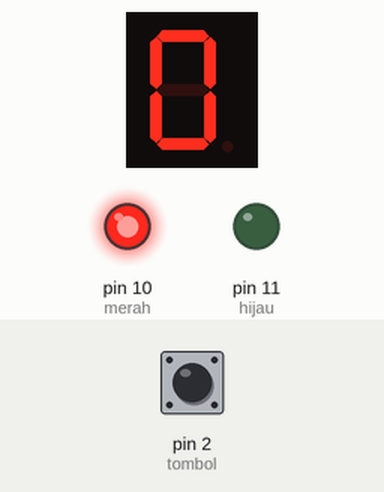
Recording of a sketch running on a simulated Arduino Uno, built with avr-gcc and run on an emulated ATmega328P. Parts: 1-digit seven-segment display, output pins drawn as LEDs (lit = HIGH). Wiring (from diagram.json): 1-digit 7-segment display, segments lit when HIGH: segments pin 3, pin 4, pin 5, pin 6, pin 7, pin 8, pin 9. Inputs (shaded band) come from the test bench; at power-on: pin 2 (tombol) HIGH. The segment pins are drawn as the display they are named for; pins used as bus, display or sensor lines are not drawn.

Above: at 1.2 s.
1.3 s: pin 2 (tombol) pulled LOW for 0.15 s
At 2.1 s:
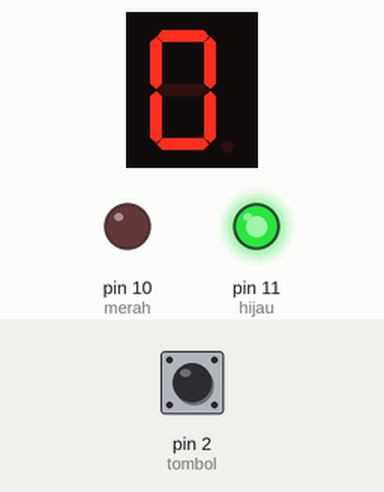
3.8 s: pin 2 (tombol) pulled LOW for 1 s
At 5.1 s:
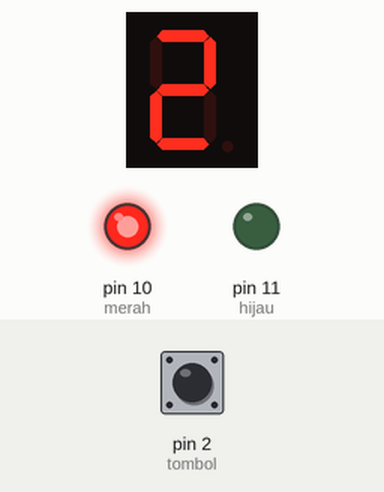
6.3 s: pin 2 (tombol) pulled LOW for 0.15 s
At 8.2 s:
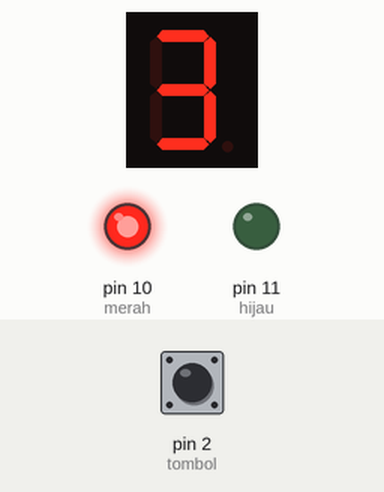
8.8 s: pin 2 (tombol) pulled LOW for 1 s
At 10.1 s:
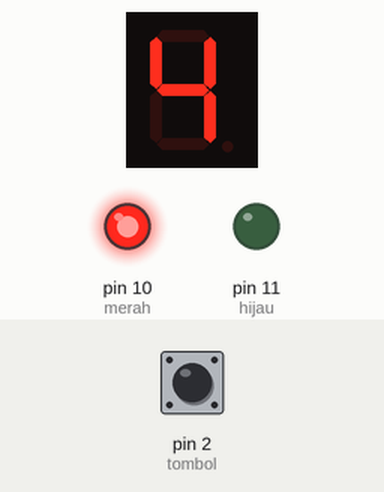
Timing chart, 0 to 11.8 s (numbered marks = the images above; inputs shaded):
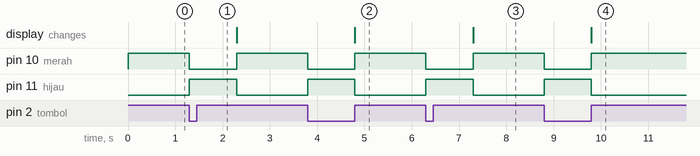

The sketch:

sketch.ino
```cpp
int tombol = 2;
int segA = 3;
int segB = 4;
int segC = 5;
int segD = 6;
int segE = 7;
int segF = 8;
int segG = 9;
int merah = 10;
int hijau = 11;

int mode = 0;

void setup() {
  pinMode(tombol, INPUT_PULLUP);
  pinMode(segA, OUTPUT);
  pinMode(segB, OUTPUT);
  pinMode(segC, OUTPUT);
  pinMode(segD, OUTPUT);
  pinMode(segE, OUTPUT);
  pinMode(segF, OUTPUT);
  pinMode(segG, OUTPUT);
  pinMode(merah, OUTPUT);
  pinMode(hijau, OUTPUT);

  digitalWrite(segA, LOW);
  digitalWrite(segB, LOW);
  digitalWrite(segC, LOW);
  digitalWrite(segD, LOW);
  digitalWrite(segE, LOW);
  digitalWrite(segF, LOW);
  digitalWrite(segG, LOW);
  digitalWrite(merah, HIGH);
  digitalWrite(hijau, LOW);
}

void loop() {
  if (digitalRead(tombol) == LOW) {

    // Ketika di pencet tombolnya maka hijau nyala
    digitalWrite(merah, LOW);
    digitalWrite(hijau, HIGH);

    // dan ketika di pencet juga menambahkan satu modenya
    mode = mode + 1;

    // jika lebih dari 9 maka kembali ke 0
    if (mode > 9) {
      mode = 0;
    }

  while (digitalRead(tombol) == HIGH) { }
  delay(1000);
  }

  else {
    digitalWrite(merah, HIGH);
    digitalWrite(hijau, LOW);
  }

  // Jalankan sesuai mode
  if (mode == 0) {
    digitalWrite(segA, HIGH);
    digitalWrite(segB, HIGH);
    digitalWrite(segC, HIGH);
    digitalWrite(segD, HIGH);
    digitalWrite(segE, HIGH);
    digitalWrite(segF, HIGH);
    digitalWrite(segG, LOW);
  }

  else if (mode == 1) {
    digitalWrite(segA, LOW);
    digitalWrite(segB, HIGH);
    digitalWrite(segC, HIGH);
    digitalWrite(segD, LOW);
    digitalWrite(segE, LOW);
    digitalWrite(segF, LOW);
    digitalWrite(segG, LOW);
  }

  else if (mode == 2) {
    digitalWrite(segA, HIGH);
    digitalWrite(segB, HIGH);
    digitalWrite(segC, LOW);
    digitalWrite(segD, HIGH);
    digitalWrite(segE, HIGH);
    digitalWrite(segF, LOW);
    digitalWrite(segG, HIGH);
  }

  else if (mode == 3) {
    digitalWrite(segA, HIGH);
    digitalWrite(segB, HIGH);
    digitalWrite(segC, HIGH);
    digitalWrite(segD, HIGH);
    digitalWrite(segE, LOW);
    digitalWrite(segF, LOW);
    digitalWrite(segG, HIGH);
  }

  else if (mode == 4) {
    digitalWrite(segA, LOW);
    digitalWrite(segB, HIGH);
    digitalWrite(segC, HIGH);
    digitalWrite(segD, LOW);
    digitalWrite(segE, LOW);
    digitalWrite(segF, HIGH);
    digitalWrite(segG, HIGH);
  }

  else if (mode == 5) {
    digitalWrite(segA, HIGH);
    digitalWrite(segB, LOW);
    digitalWrite(segC, HIGH);
    digitalWrite(segD, HIGH);
    digitalWrite(segE, LOW);
    digitalWrite(segF, HIGH);
    digitalWrite(segG, HIGH);
  }

  else if (mode == 6) {
    digitalWrite(segA, HIGH);
    digitalWrite(segB, LOW);
    digitalWrite(segC, HIGH);
    digitalWrite(segD, HIGH);
    digitalWrite(segE, HIGH);
    digitalWrite(segF, HIGH);
    digitalWrite(segG, HIGH);
  }

  else if (mode == 7) {
    digitalWrite(segA, HIGH);
    digitalWrite(segB, HIGH);
    digitalWrite(segC, HIGH);
    digitalWrite(segD, LOW);
    digitalWrite(segE, LOW);
    digitalWrite(segF, LOW);
    digitalWrite(segG, LOW);
  }

  else if (mode == 8) {
    digitalWrite(segA, HIGH);
    digitalWrite(segB, HIGH);
    digitalWrite(segC, HIGH);
    digitalWrite(segD, HIGH);
    digitalWrite(segE, HIGH);
    digitalWrite(segF, HIGH);
    digitalWrite(segG, HIGH);
  }

  else if (mode == 9) {
    digitalWrite(segA, HIGH);
    digitalWrite(segB, HIGH);
    digitalWrite(segC, HIGH);
    digitalWrite(segD, HIGH);
    digitalWrite(segE, LOW);
    digitalWrite(segF, HIGH);
    digitalWrite(segG, HIGH);
  }
}
```

Measured:
- after the input at 1.3 s, pin 10 (merah): HIGH → LOW at once, → HIGH 1.0 s later; pin 11 (hijau): LOW → HIGH at once, → LOW 1.0 s later
- after the input at 3.8 s, pin 10 (merah): HIGH → LOW at once, → HIGH 1.0 s later; pin 11 (hijau): LOW → HIGH at once, → LOW 1.0 s later; the display: changes after 1.0 s (image 2)
- after the input at 6.3 s, pin 10 (merah): HIGH → LOW at once, → HIGH 1.0 s later; pin 11 (hijau): LOW → HIGH at once, → LOW 1.0 s later; the display: changes after 1.0 s (image 3)
- after the input at 8.8 s, pin 10 (merah): HIGH → LOW at once, → HIGH 1.0 s later; pin 11 (hijau): LOW → HIGH at once, → LOW 1.0 s later; the display: changes after 1.0 s (image 4)
